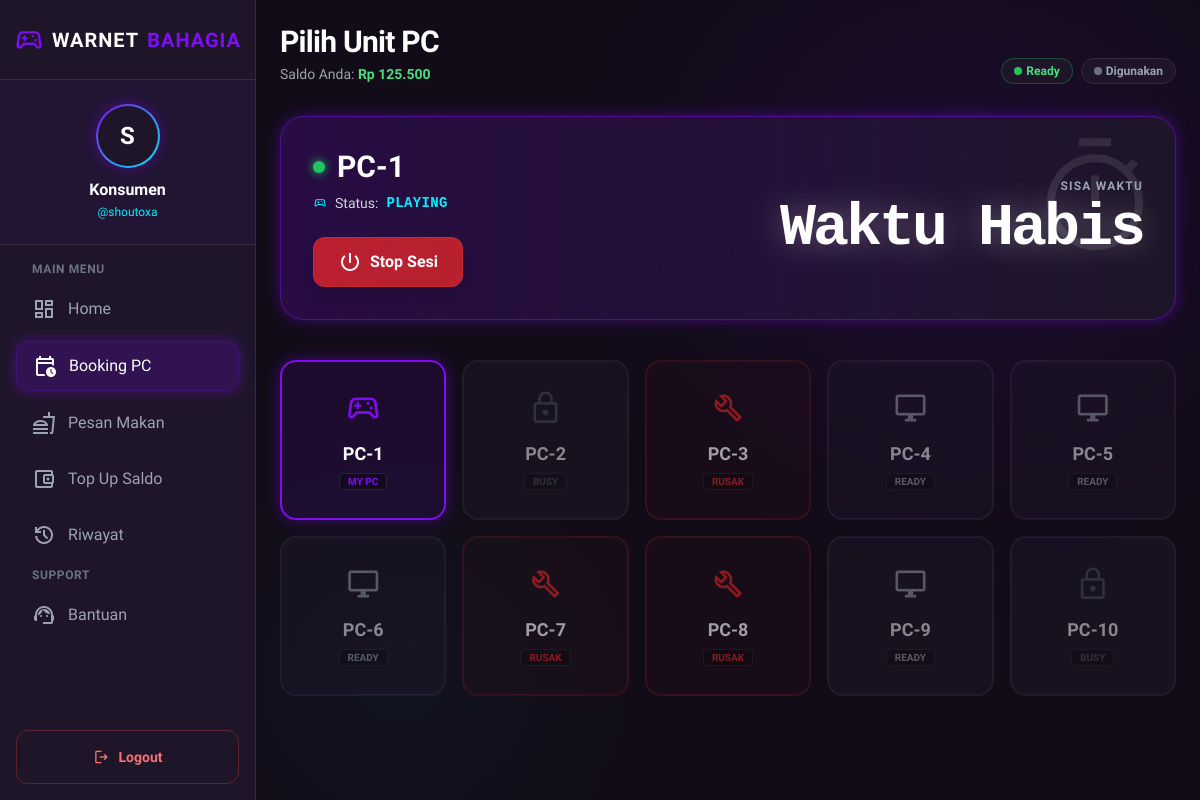
Screenshot of /pages/konsumen/booking.php (signed in) with the database file from the repository.
### tables this page shows
CREATE TABLE `konsumen` (
  `id_konsumen` int(11) NOT NULL,
  `username` varchar(50) DEFAULT NULL,
  `password` varchar(255) DEFAULT NULL,
  `email` varchar(100) DEFAULT NULL,
  `saldo` decimal(12,2) DEFAULT NULL
);

CREATE TABLE `transaksi_pc` (
  `id_transaksi` int(11) NOT NULL,
  `id_konsumen` int(11) NOT NULL,
  `id_pc` int(11) NOT NULL,
  `waktu_mulai` datetime NOT NULL,
  `waktu_selesai` datetime DEFAULT NULL,
  `durasi_jam` int(11) NOT NULL,
  `total_bayar` decimal(12,2) NOT NULL,
  `status` enum('berjalan','selesai') DEFAULT 'berjalan'
);

CREATE TABLE `pc` (
  `id_pc` int(11) NOT NULL,
  `status_pc` enum('tersedia','digunakan','rusak') DEFAULT NULL,
  `id_konsumen` int(11) DEFAULT NULL,
  `id_admin` int(11) DEFAULT NULL
);

### pages/konsumen/booking.php (the view, shortened to what this page needs)
<?php
require_once '../../includes/config.php';
$id_konsumen = $_SESSION['id_konsumen'];
$query_user = mysqli_query($conn, "SELECT * FROM konsumen WHERE id_konsumen = '$id_konsumen'");
$user = mysqli_fetch_assoc($query_user);
$query_active = mysqli_query($conn, "
    SELECT p.*, t.waktu_mulai, t.durasi_jam
    FROM pc p
    JOIN transaksi_pc t ON p.id_pc = t.id_pc
    WHERE p.id_konsumen = '$id_konsumen' AND p.status_pc = 'digunakan'
    AND t.status = 'berjalan'
    LIMIT 1
");
$active_session = mysqli_fetch_assoc($query_active);
$pc_list = mysqli_query($conn, "SELECT * FROM pc ORDER BY id_pc ASC");
?>
<!DOCTYPE html>
<html lang="id" class="dark">
<head>
    <script src="https://cdn.tailwindcss.com"></script>
</head>
<body class="bg-dark-bg text-gray-200 font-sans antialiased h-screen flex overflow-hidden">
    <?php include '../../includes/sidebar_konsumen.php'; ?>
    <main class="flex-1 flex flex-col h-screen overflow-hidden relative md:ml-64">
        <div class="absolute top-0 right-0 w-[50%] h-[50%] bg-primary/10 blur-[120px] rounded-full pointer-events-none"></div>
        <div class="absolute bottom-0 left-0 w-[30%] h-[30%] bg-secondary/5 blur-[100px] rounded-full pointer-events-none"></div>
        <div class="flex-1 overflow-y-auto p-6 z-10">
            <div class="flex flex-col sm:flex-row justify-between items-start sm:items-end mb-8 gap-4">
                <div>
                    <h2 class="text-3xl font-bold text-white tracking-tight">Pilih Unit PC</h2>
                    <p class="text-gray-400 mt-1 text-sm">Saldo Anda: <span class="text-green-400 font-bold">Rp <?= number_format($user['saldo'], 0, ',', '.'); ?></span></p>
                </div>
                <div class="flex gap-2">
                    <span class="px-3 py-1 bg-dark-surface border border-green-500/30 text-green-400 rounded-full text-xs font-bold flex items-center gap-1">
                        <span class="w-2 h-2 rounded-full bg-green-500"></span> Ready
                    </span>
                    <span class="px-3 py-1 bg-dark-surface border border-dark-border text-gray-400 rounded-full text-xs font-bold flex items-center gap-1">
                        <span class="w-2 h-2 rounded-full bg-gray-500"></span> Digunakan
                    </span>
                </div>
            </div>
            <?php if ($active_session): ?>
                <div class="bg-gradient-to-r from-primary/20 to-dark-surface border border-primary/50 p-6 md:p-8 rounded-3xl mb-10 shadow-neon-purple relative overflow-hidden flex flex-col md:flex-row justify-between items-center gap-6">
                    <div class="absolute right-0 top-0 opacity-10 p-4 pointer-events-none">
                        <span class="material-symbols-outlined text-9xl text-white">timer</span>
                    </div>
                    <div class="relative z-10 flex-1 w-full md:w-auto">
                        <h3 class="text-3xl font-bold text-white mb-2 flex items-center gap-3">
                            <span class="w-3 h-3 rounded-full bg-green-500 animate-pulse shadow-[0_0_10px_#22c55e]"></span>
                            PC-<?= $active_session['id_pc']; ?>
                        </h3>
                        <p class="text-gray-300 text-sm mb-6 flex items-center gap-2">
                            <span class="material-symbols-outlined text-sm text-secondary">sports_esports</span>
                            Status: <span class="font-mono text-secondary font-bold tracking-wide">PLAYING</span>
                        </p>
                        <form method="POST">
                            <button type="button" onclick="confirmStop(this.form)"
                                class="px-6 py-3 bg-red-600/80 hover:bg-red-500 text-white font-bold rounded-xl shadow-lg hover:shadow-red-500/30 transition-all flex items-center gap-2 backdrop-blur-sm border border-red-500/30">
                                <span class="material-symbols-outlined">power_settings_new</span>
                                Stop Sesi
                            </button>
                        </form>
                    </div>
                    <div class="relative z-10 text-center md:text-right w-full md:w-auto bg-dark-bg/30 md:bg-transparent p-4 md:p-0 rounded-2xl border border-white/5 md:border-none">
                        <p class="text-xs text-gray-400 uppercase tracking-widest font-bold mb-1">Sisa Waktu</p>
                        <div id="countdown" class="font-mono text-5xl md:text-6xl font-black text-white tracking-tighter drop-shadow-[0_0_15px_rgba(255,255,255,0.3)]">
                        </div>
                    </div>
                </div>
            <?php endif; ?>
            <div class="grid grid-cols-2 sm:grid-cols-3 md:grid-cols-4 lg:grid-cols-5 xl:grid-cols-6 gap-4">
                <?php while ($pc = mysqli_fetch_assoc($pc_list)): ?>
                    <?php
                    $status_pc = $pc['status_pc'];
                    $is_mine = ($active_session && $active_session['id_pc'] == $pc['id_pc']);
                    $border = 'border-dark-border bg-dark-surface opacity-50';
                    $text = 'text-gray-600';
                    $icon = 'lock';
                    $label = 'BUSY';
                    $cursor = 'cursor-not-allowed';
                    $onclick = '';
                    if ($status_pc == 'tersedia') {
                        $border = 'border-dark-border bg-dark-surface hover:border-green-500/50 hover:shadow-neon-cyan transition-all opacity-100';
                        $text = 'text-gray-400 group-hover:text-green-400';
                        $icon = 'desktop_windows';
                        $label = 'READY';
                        $cursor = 'cursor-pointer';
                        if (!$active_session) {
                            $onclick = 'onclick="openModal(' . $pc['id_pc'] . ')"';
                        } else {
                            $cursor = 'cursor-not-allowed opacity-50';
                        }
                    }
                    if ($is_mine) {
                        $border = 'border-primary shadow-neon-purple bg-primary/10 opacity-100';
                        $text = 'text-primary animate-pulse';
                        $icon = 'sports_esports';
                        $label = 'MY PC';
                        $cursor = 'cursor-default';
                        $onclick = '';
                    }
                    if ($status_pc == 'rusak') {
                        $border = 'border-red-900/50 bg-red-900/10 opacity-60';
                        $text = 'text-red-600';
                        $icon = 'build';
                        $label = 'RUSAK';
                        $cursor = 'cursor-not-allowed';
                        $onclick = '';
                    }
                    ?>
                    <div <?= $onclick; ?> class="group relative p-4 rounded-2xl border-2 <?= $border; ?> <?= $cursor; ?> flex flex-col items-center justify-center gap-3 h-40 transition-all duration-300">
                        <span class="material-symbols-outlined text-4xl <?= $text; ?> transition-colors duration-300"><?= $icon; ?></span>
                        <div class="text-center">
                            <h4 class="text-lg font-bold text-white group-hover:text-secondary transition-colors">PC-<?= $pc['id_pc']; ?></h4>
                            <span class="text-[10px] font-bold px-2 py-0.5 rounded bg-black/30 border border-white/10 <?= $text; ?>">
                                <?= $label; ?>
                            </span>
                        </div>
                    </div>
                <?php endwhile; ?>
            </div>
        </div>
    </main>
</body>
</html>

### includes/sidebar_konsumen.php (shortened to what this page needs)
<?php
$current_page = basename($_SERVER['PHP_SELF']);
function isActive($page_name, $current)
{
    $active_class = "bg-primary/20 text-white rounded-xl border border-primary/20 shadow-neon-purple transition-all";
    $inactive_class = "text-gray-400 hover:bg-dark-border hover:text-white rounded-xl transition-all group";
    return ($page_name == $current) ? $active_class : $inactive_class;
}
$display_nama = $user['nama_lengkap'] ?? 'Konsumen';
$display_user = $user['username'] ?? 'user';
$display_inisial = strtoupper(substr($display_user, 0, 1));
?>
<aside id="sidebar" class="fixed inset-y-0 left-0 w-64 bg-dark-surface border-r border-dark-border flex flex-col transform -translate-x-full md:translate-x-0 transition-transform duration-300 z-50">
    <div class="h-20 flex items-center justify-center border-b border-dark-border">
        <h1 class="text-xl font-bold tracking-wider text-white flex items-center gap-2">
            <span class="material-symbols-outlined text-primary text-3xl">sports_esports</span>
            WARNET<span class="text-primary">BAHAGIA</span>
        </h1>
    </div>
    <div class="p-6 flex flex-col items-center border-b border-dark-border bg-primary/5">
        <div class="w-16 h-16 rounded-full bg-gradient-to-br from-primary to-secondary p-[2px] mb-3 shadow-neon-purple">
            <div class="w-full h-full rounded-full bg-dark-surface flex items-center justify-center">
                <span class="text-2xl font-bold text-white"><?= $display_inisial; ?></span>
            </div>
        </div>
        <h3 class="text-white font-bold text-center leading-tight mb-1"><?= $display_nama; ?></h3>
        <p class="text-xs text-secondary">@<?= $display_user; ?></p>
    </div>
    <nav class="flex-1 overflow-y-auto py-4 px-4 space-y-2">
        <p class="px-4 text-xs font-semibold text-gray-500 uppercase tracking-wider mb-2">Main Menu</p>
        <a href="dashboard.php" class="flex items-center px-4 py-3 <?= isActive('dashboard.php', $current_page) ?>">
            <span class="material-symbols-outlined mr-3 <?= ($current_page != 'dashboard.php') ? 'group-hover:text-white' : '' ?>">dashboard</span>
            Home
        </a>
        <a href="booking.php" class="flex items-center px-4 py-3 <?= isActive('booking.php', $current_page) ?>">
            <span class="material-symbols-outlined mr-3 <?= ($current_page != 'booking.php') ? 'group-hover:text-secondary' : '' ?>">calendar_clock</span>
            Booking PC
        </a>
        <a href="fnb.php" class="flex items-center px-4 py-3 <?= isActive('fnb.php', $current_page) ?>">
            <span class="material-symbols-outlined mr-3 <?= ($current_page != 'fnb.php') ? 'group-hover:text-yellow-400' : '' ?>">fastfood</span>
            Pesan Makan
        </a>
        <a href="topup.php" class="flex items-center px-4 py-3 <?= isActive('topup.php', $current_page) ?>">
            <span class="material-symbols-outlined mr-3 <?= ($current_page != 'topup.php') ? 'group-hover:text-green-400' : '' ?>">account_balance_wallet</span>
            Top Up Saldo
        </a>
        <a href="riwayat.php" class="flex items-center px-4 py-3 <?= isActive('riwayat.php', $current_page) ?>">
            <span class="material-symbols-outlined mr-3 <?= ($current_page != 'riwayat.php') ? 'group-hover:text-blue-400' : '' ?>">history</span>
            Riwayat
        </a>
        <p class="px-4 text-xs font-semibold text-gray-500 uppercase tracking-wider mt-6 mb-2">Support</p>
        <a href="bantuan.php" class="flex items-center px-4 py-3 <?= isActive('bantuan.php', $current_page) ?>">
            <span class="material-symbols-outlined mr-3 <?= ($current_page != 'bantuan.php') ? 'group-hover:text-red-400' : '' ?>">support_agent</span>
            Bantuan
        </a>
    </nav>
    <div class="p-4">
        <a href="../../logout.php" class="flex items-center justify-center w-full py-3 rounded-xl border border-red-500/30 text-red-400 hover:bg-red-500 hover:text-white transition-all font-bold text-sm">
            <span class="material-symbols-outlined mr-2 text-lg">logout</span>
            Logout
        </a>
    </div>
</aside>

### includes/sidebar_konsumen.php (style rules this page uses)
main { animation: pageEnter 0.5s cubic-bezier(0.2, 0.8, 0.2, 1) forwards; }

### rows the page displays
konsumen: username "S", username "shoutoxa", saldo "125.500"
transaksi_pc: id_pc.id_pc "1"
pc: id_pc "1", id_pc "MY PC"
pc: id_pc "2", label "BUSY"
pc: id_pc "3", status_pc "RUSAK"
pc: id_pc "4", status_pc "READY"
pc: id_pc "5", status_pc "READY"
pc: id_pc "6", status_pc "READY"
pc: id_pc "7", status_pc "RUSAK"
pc: id_pc "8", status_pc "RUSAK"
pc: id_pc "9", status_pc "READY"
pc: id_pc "10", label "BUSY"

### other values shown
$display_nama "Konsumen"
